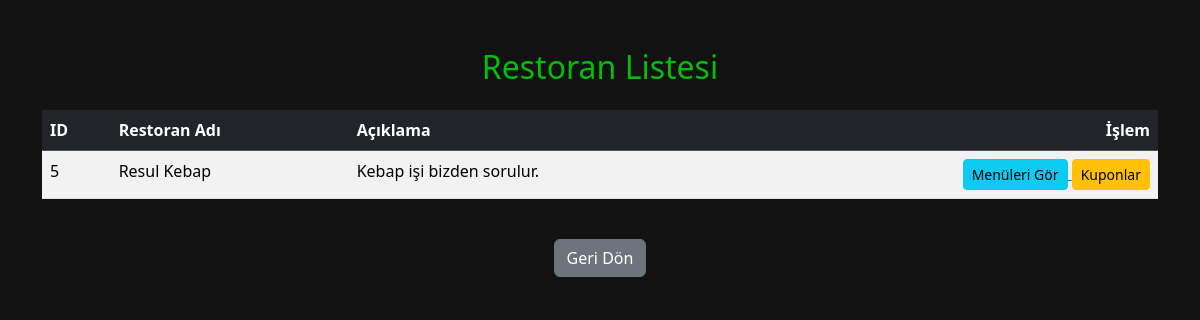
The app's page /app/restaurantList.php?companyID=6 (signed in) with its own data.
### tables this page shows
CREATE TABLE `restaurant` (
  `id` int NOT NULL,
  `companyID` int NOT NULL,
  `name` varchar(255) NOT NULL,
  `description` text NOT NULL,
  `image_path` text NOT NULL,
  `created_at` datetime NOT NULL DEFAULT CURRENT_TIMESTAMP,
  `score` double(5,1) DEFAULT '0.0'
);

### app/restaurantList.php (the view, shortened to what this page needs)
<?php
include 'db/connection.php';
$restaurants = [];
if (isset($_GET['companyID'])) {
    $companyID = $_GET['companyID'];
    $query = "SELECT * FROM restaurant WHERE companyID = ?";
    $statement = $pdo->prepare($query);
    $statement->execute([$companyID]);
    $restaurants = $statement->fetchAll(PDO::FETCH_ASSOC);
} else {
    echo "<script>alert('Firma ID bulunamadı.');
    window.location.href='companyManagement.php';
    </script>";
}
?>
<!DOCTYPE html>
<html lang="tr">
<head>
    <link href="https://cdn.jsdelivr.net/npm/bootstrap@5.3.3/dist/css/bootstrap.min.css" rel="stylesheet">
</head>
<body style="background-color:#121212;">
    <div class="container mt-5">
        <h2 class="text-center mb-4" style="color:#07bc0c;">Restoran Listesi</h2>
        <div class="table-responsive">
            <table class="table table-striped table-hover">
                <thead class="table-dark">
                    <tr>
                        <th>ID</th>
                        <th>Restoran Adı</th>
                        <th>Açıklama</th>
                        <th class="text-end">İşlem</th>
                    </tr>
                </thead>
                <tbody>
                    <?php if (count($restaurants) > 0): ?>
                        <?php foreach ($restaurants as $restaurant): ?>
                            <tr>
                                <td><?php echo htmlspecialchars($restaurant['id']); ?></td>
                                <td><?php echo htmlspecialchars($restaurant['name']); ?></td>
                                <td><?php echo htmlspecialchars($restaurant['description']); ?></td>
                                <td class="text-end">
                                    <a href="menu.php?restaurant_id=<?php echo htmlspecialchars($restaurant['id']); ?>">
                                        <button class="btn btn-info btn-sm">Menüleri Gör</button>
                                    </a>
                                    <form action="couponManagement.php" method="GET" class="d-inline">
                                        <button type="submit" class="btn btn-warning btn-sm">Kuponlar</button>
                                    </form>
                                </td>
                            </tr>
                        <?php endforeach; ?>
                    <?php else: ?>
                        <tr>
                            <td colspan="4" class="text-center">Bu firmaya ait restoran bulunamadı.</td>
                        </tr>
                    <?php endif; ?>
                </tbody>
            </table>
        </div>
        <div class="text-center mt-4">
            <a href="companyManagement.php" class="btn btn-secondary">Geri Dön</a>
        </div>
    </div>
</body>
</html>

### records on screen
restaurant: id "5", name "Resul Kebap", description "Kebap işi bizden sorulur."
